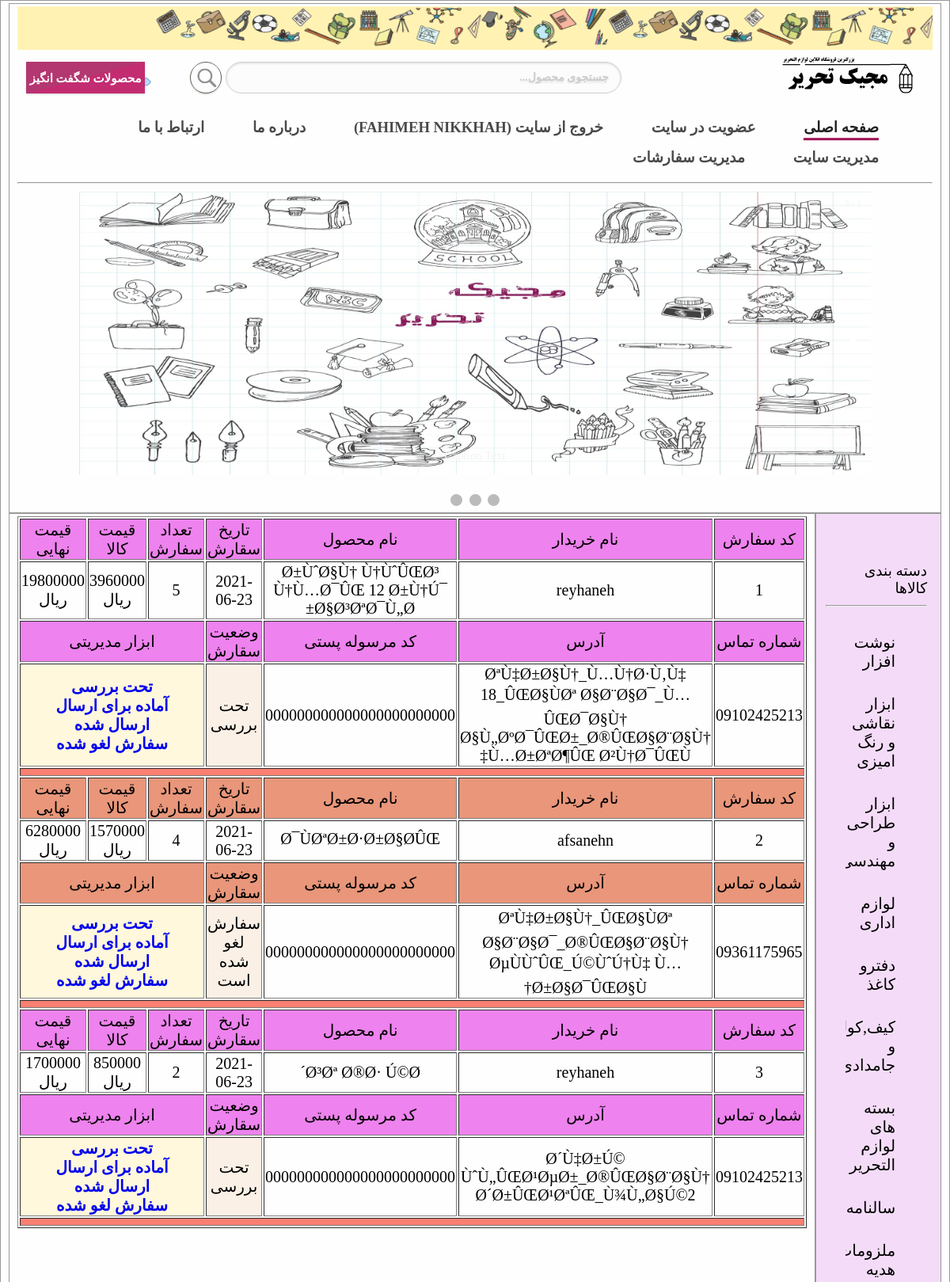
The app's page /admin_orders_manage.php (signed in, upper part), older data.
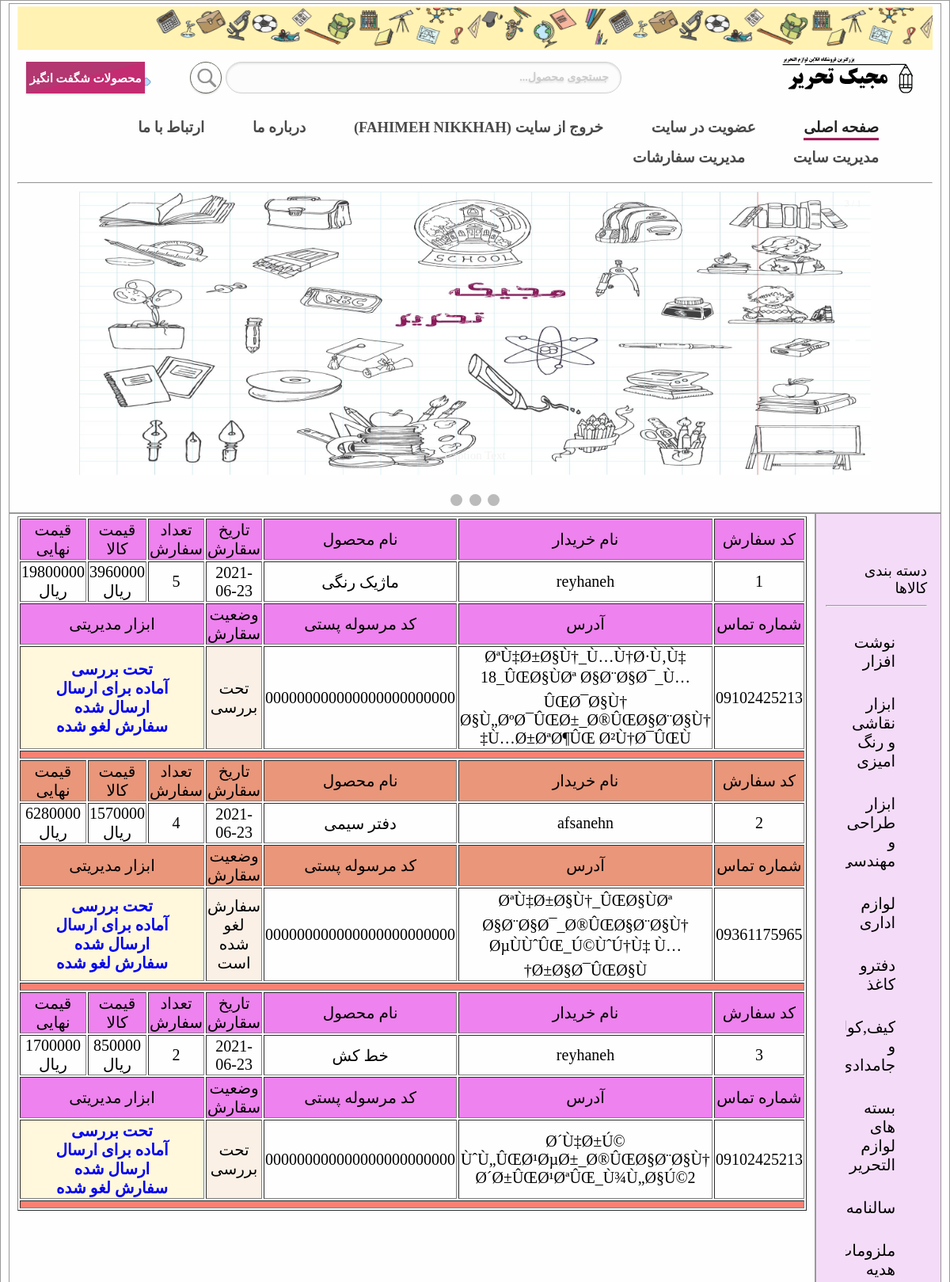
The same page, newer data.
### tables this page shows
CREATE TABLE IF NOT EXISTS `orders` (
  `id` int NOT NULL AUTO_INCREMENT,
  `username` varchar(30) NOT NULL,
  `orderdate` date NOT NULL,
  `pro_code` int NOT NULL,
  `pro_qty` int NOT NULL,
  `pro_price` float NOT NULL,
  `mobile` varchar(11) NOT NULL,
  `address` varchar(400) NOT NULL,
  `trackcode` varchar(24) NOT NULL,
  `state` int NOT NULL,
  PRIMARY KEY (`id`)
);

CREATE TABLE IF NOT EXISTS `products` (
  `pro_code` int NOT NULL,
  `pro_name` varchar(200) NOT NULL,
  `pro_qty` int NOT NULL,
  `pro_price` float NOT NULL,
  `pro_image` varchar(80) NOT NULL,
  `pro_detail` text NOT NULL,
  PRIMARY KEY (`pro_code`)
);

CREATE TABLE IF NOT EXISTS `users` (
  `realname` varchar(80) NOT NULL,
  `username` varchar(30) NOT NULL,
  `password` varchar(20) NOT NULL,
  `email` varchar(60) NOT NULL,
  `type` tinyint(1) NOT NULL,
  PRIMARY KEY (`username`)
);

### admin_orders_manage.php (the view, shortened to what this page needs)
<?php
include ("includes/header.php");
?>
<?php
$link = mysqli_connect("localhost","root","","shop_db");
    $query = "SELECT * FROM orders";
	$result = mysqli_query($link,$query);
?>
<table border="1px" style="width: 100%;font-family:b nazanin;font-size: 15pt;text-align: center;">
	<?php
	while ($row = mysqli_fetch_array($result)){
			?>
       <tr bgcolor="<?php if ($row['state']=='3') echo('darksalmon'); else echo('violet');  ?> ">
	       <td>کد سفارش</td>
	       <td>نام خریدار</td>
	       <td>نام محصول</td>
	       <td>تاریخ سقارش</td>
	       <td>تعداد سفارش</td>
	       <td>قیمت کالا</td>
	       <td>قیمت نهایی</td>
	   </tr>
	  <tr>
		  <td><?php echo($row['id']) ?></td>
		  <td>
			  <?php
				$query = "SELECT * FROM users WHERE username='{$row['username']}' ";
		        $result_users = mysqli_query($link,$query);
				$row_users = mysqli_fetch_array($result_users);
		        echo ($row_users['realname']);
				?>
		  </td>
		  <td>
			  <?php
				$query = "SELECT * FROM products WHERE pro_code='{$row['pro_code']}' ";
		        $result_pro = mysqli_query($link,$query);
				$row_pro=mysqli_fetch_array($result_pro);
		        echo ($row_pro['pro_name']);
				?>
		  </td>
		  <td><?php echo ($row['orderdate']); ?></td>
		  <td><?php echo ($row['pro_qty']); ?></td>
		  <td><?php echo ($row['pro_price']); ?> ریال</td>
		  <td>
		     <?php
		        echo($row['pro_qty']*$row['pro_price']);
		      ?>
		  ریال</td>
	  </tr>
	  <tr bgcolor="<?php if ($row['state']=='3') echo('darksalmon'); else echo('violet');  ?> ">
	       <td>شماره تماس</td>
	       <td>آدرس</td>
	       <td>کد مرسوله پستی</td>
	       <td>وضعیت سقارش</td>
	       <td colspan="3">ابزار مدیریتی</td>
	   </tr>
	   <tr>
		  <td><?php echo ($row['mobile']); ?></td>
		  <td><?php echo ($row['address']); ?></td>
		  <td><?php echo ($row['trackcode']); ?></td>
		  <td bgcolor="linen" >
			  <?php
		           switch($row['state']){
					   case 0:
						   echo("تحت بررسی");
						   break;
					   case 3:
						   echo("سفارش لغو شده است");
						   break;
				   }
		      ?>
		   </td>
		   <td colspan="3" bgcolor="cornsilk">
			   <b><a href="action_admin_orders_manage.php?id=<?php echo($row['id']) ?>&action=Checking" style="text-decoration:none ">تحت بررسی</a></b>
			   <br/>
			   <b><a href="action_admin_orders_manage.php?id=<?php echo($row['id']) ?>&action=Readytosend" style="text-decoration:none ">آماده برای ارسال</a></b>
			   <br/>
			   <b><a href="action_admin_orders_manage.php?id=<?php echo($row['id']) ?>&action=Posted" style="text-decoration:none ">ارسال شده</a></b>
			    <br/>
			   <b><a href="action_admin_orders_manage.php?id=<?php echo($row['id']) ?>&action=Cancel" style="text-decoration:none ">سفارش لغو شده</a></b>
		   </td>
	   </tr>
	  <tr bgcolor="salmon" style="height: 10px;">
		  <td colspan="7"></td>
	  </tr>
	<?php
	}
	?>
  </table>
<br/><br/>
<?php
include ("includes/footer.php");
?>

Row changes from the older to the newer data that the page shows:
changed through a linked row, orders id 1: products.pro_name "Ø±ÙˆØ§Ù† Ù†ÙˆÛŒØ³ Ù†Ù…Ø¯ÛŒ 12 Ø±Ù†Ú¯ Ø§Ø³ØªØ¯Ù„Ø±" → "ماژیک رنگی"
changed through a linked row, orders "ØªÙ‡Ø±Ø§Ù†_ÛŒØ§ÙØª Ø§Ø¨Ø§Ø¯_Ø®ÛŒØ§Ø¨Ø§Ù† ØµÙÙˆÛŒ_Ú©ÙˆÚ†Ù‡ Ù…Ø±Ø§Ø¯ÛŒØ§Ù†": products.pro_name "Ø¯ÙØªØ±Ø·Ø±Ø§Ø­ÛŒ" → "دفتر سیمی"
changed through a linked row, orders "Ø´Ù‡Ø±Ú© ÙˆÙ„ÛŒØ¹ØµØ±_Ø®ÛŒØ§Ø¨Ø§Ù† Ø´Ø±ÛŒØ¹ØªÛŒ_Ù¾Ù„Ø§Ú©2": products.pro_name "Ø³Øª Ø®Ø· Ú©Ø´" → "خط کش"
